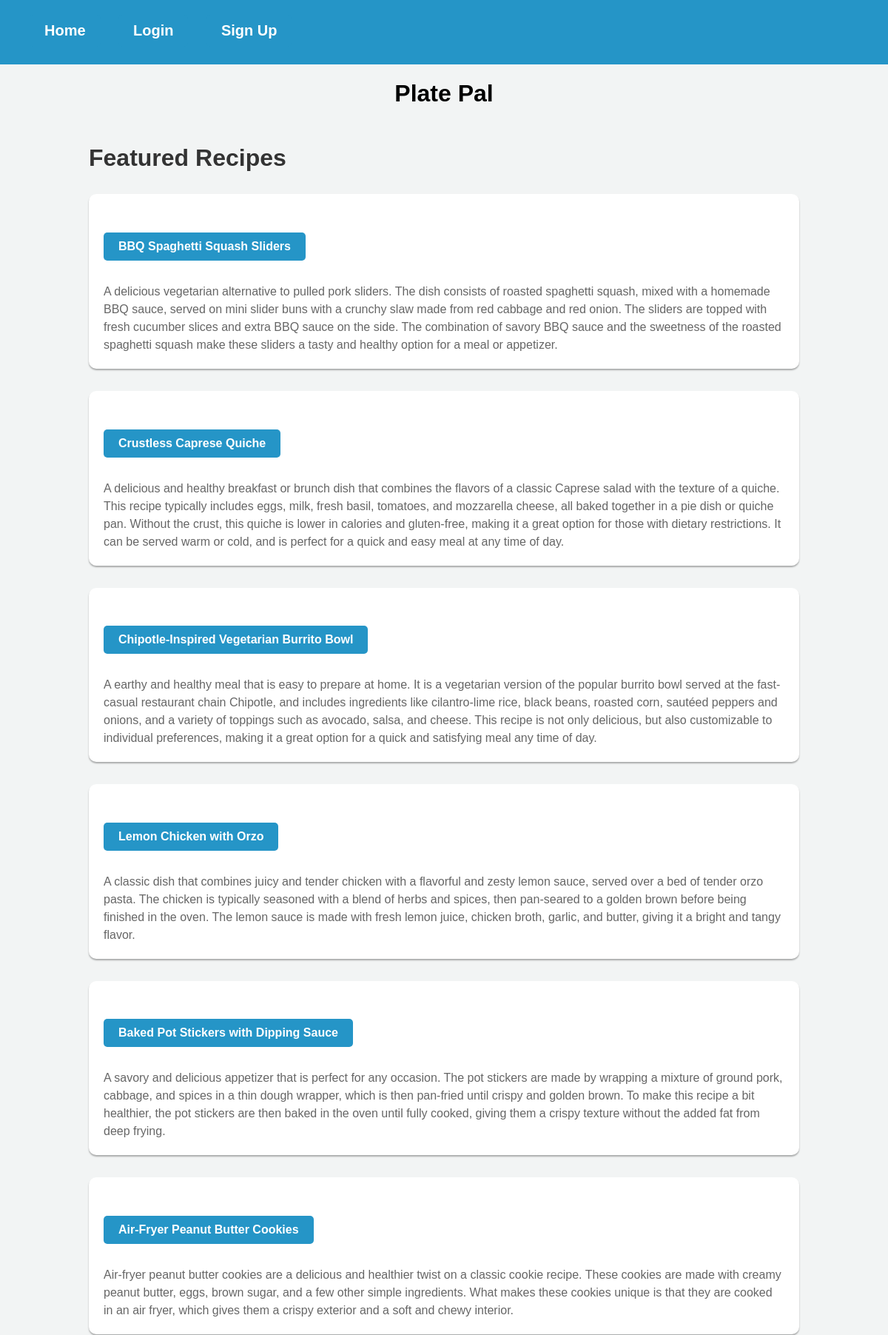
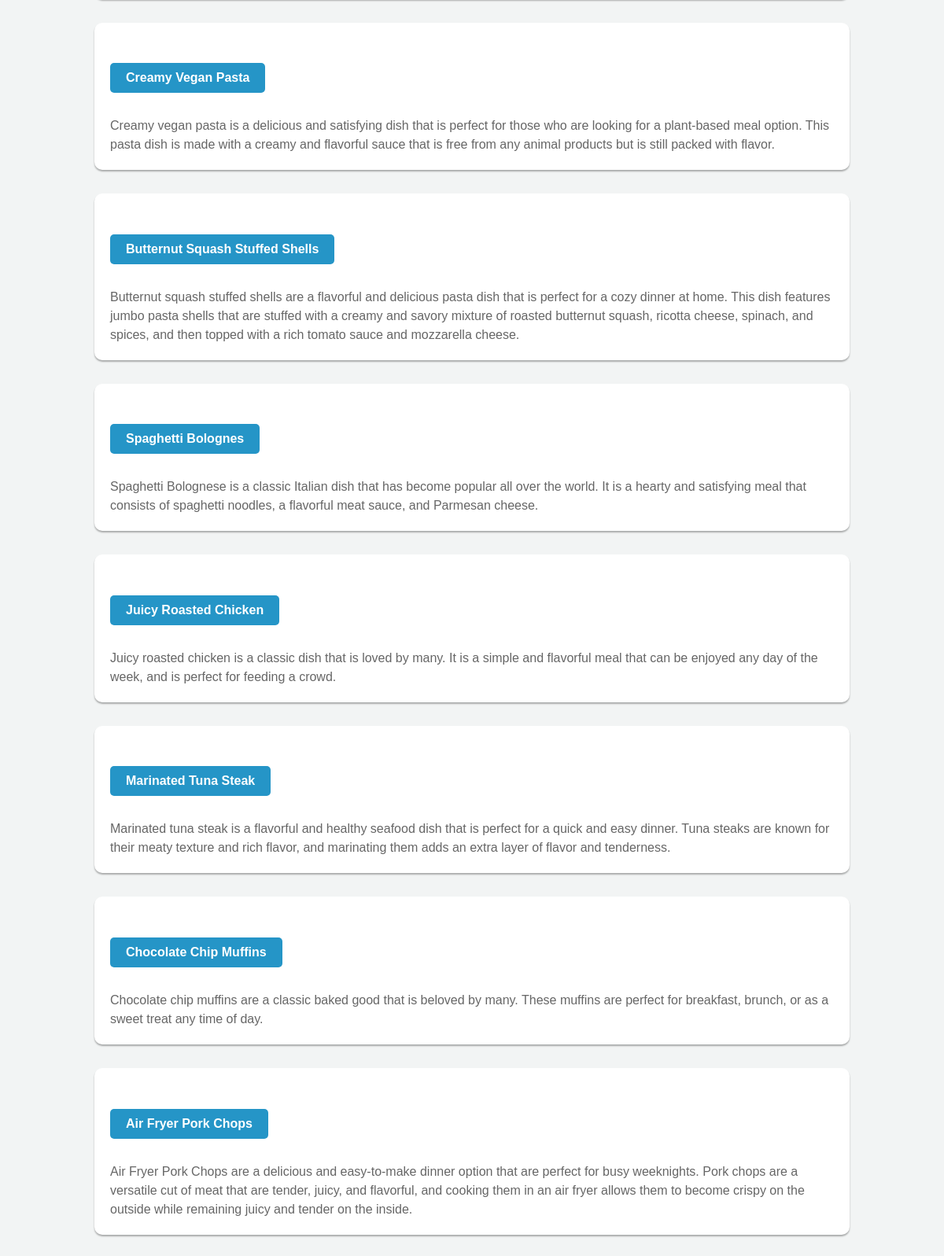
The page / (upper part) on the database its author committed (2 pictures, top to bottom).
### website/models.py (models this page shows)
class Recipe(db.Model):
    id = db.Column(db.Integer, primary_key=True)
    user_id = db.Column(db.Integer, db.ForeignKey('user.id'), nullable=False)
    title = db.Column(db.String(128), nullable=False)
    description = db.Column(db.String(512), nullable=False)
    servings = db.Column(db.Integer, nullable=False)
    prep_time = db.Column(db.Integer, nullable=False)
    cook_time = db.Column(db.Integer, nullable=False)
    ingredients = db.relationship('Ingredient', backref='recipe', lazy=True, cascade='all, delete')
    instructions = db.relationship('Instruction', backref='recipe', lazy=True, cascade='all, delete')
    tags = db.relationship('Tags', backref='recipe', lazy=True, cascade='all, delete')
    comments = db.relationship('Comments', backref='recipe', lazy=True, cascade='all, delete-orphan')
    likes = db.Column(db.Integer, default=0)

### website/views.py (the view)
@views.route('/', methods=['GET', 'POST'])
def home():
    recipes = Recipe.query.all()
    return render_template("home.html", user=current_user, recipes=recipes)

### website/templates/home.html (shortened to what this page needs)
{% extends "base.html" %}
{% block content %}
<link rel="stylesheet" type="text/css" href="{{ url_for('static', filename='home.css') }}">
<div>
    <h1 align="center">Plate Pal</h1>
</div>
<div class="recipes">
    <h2>Featured Recipes</h2>
    {% for recipe in recipes %}
        <div class="recipe">
            <h2><a href="{{ url_for('views.recipe', recipe_id=recipe.id) }}">{{ recipe.title }}</a></h2>
            <p>{{ recipe.description }}</p>
        </div>
    {% endfor %}
</div>
{% endblock %}

### website/static/home.css (style rules this page uses)
body { background-color: #F2F4F4; font-family: Arial, sans-serif; margin: 0; padding: 0; }
a { background-color: #2595C7; border-radius: 5px; color: white; display: inline-block; font-size: 16px; font-weight: bold; padding: 10px 20px; text-align: center; text-decoration: none; transition: background-color 0.3s ease-in-out; }
.recipes { margin: 50px auto; width: 80%; }
.recipes h2 { color: #333333; font-size: 32px; margin-bottom: 30px; }
.recipe { background-color: #FFFFFF; border-radius: 10px; box-shadow: 0px 2px 2px rgba(0, 0, 0, 0.3); margin-bottom: 30px; padding: 20px; }
.recipe p { color: #666666; font-size: 16px; line-height: 1.5; margin-bottom: 0; }

### rows shown on the page
Recipe: title "BBQ Spaghetti Squash Sliders", description "A delicious vegetarian alternative to pulled pork sliders. The dish consists of roasted spaghetti squash, mixed with a homemade BBQ sauce, served on mini slider buns with a crunchy slaw made from red cabbage and red onion. The sliders are topped with fresh cucumber slices and extra BBQ sauce on the side. The combination of savory BBQ sauce and the sweetness of the roasted spaghetti squash make these sliders a tasty and healthy option for a meal or appetizer."
Recipe: title "Crustless Caprese Quiche", description "A delicious and healthy breakfast or brunch dish that combines the flavors of a classic Caprese salad with the texture of a quiche. This recipe typically includes eggs, milk, fresh basil, tomatoes, and mozzarella cheese, all baked together in a pie dish or quiche pan. Without the crust, this quiche is lower in calories and gluten-free, making it a great option for those with dietary restrictions. It can be served warm or cold, and is perfect for a quick and easy meal at any time of day."
Recipe: title "Chipotle-Inspired Vegetarian Burrito Bowl", description "A earthy and healthy meal that is easy to prepare at home. It is a vegetarian version of the popular burrito bowl served at the fast-casual restaurant chain Chipotle, and includes ingredients like cilantro-lime rice, black beans, roasted corn, sautéed peppers and onions, and a variety of toppings such as avocado, salsa, and cheese. This recipe is not only delicious, but also customizable to individual preferences, making it a great option for a quick and satisfying meal any time of day."
Recipe: title "Lemon Chicken with Orzo", description "A classic dish that combines juicy and tender chicken with a flavorful and zesty lemon sauce, served over a bed of tender orzo pasta. The chicken is typically seasoned with a blend of herbs and spices, then pan-seared to a golden brown before being finished in the oven. The lemon sauce is made with fresh lemon juice, chicken broth, garlic, and butter, giving it a bright and tangy flavor."
Recipe: title "Baked Pot Stickers with Dipping Sauce", description "A savory and delicious appetizer that is perfect for any occasion. The pot stickers are made by wrapping a mixture of ground pork, cabbage, and spices in a thin dough wrapper, which is then pan-fried until crispy and golden brown. To make this recipe a bit healthier, the pot stickers are then baked in the oven until fully cooked, giving them a crispy texture without the added fat from deep frying."
Recipe: title "Air-Fryer Peanut Butter Cookies", description "Air-fryer peanut butter cookies are a delicious and healthier twist on a classic cookie recipe. These cookies are made with creamy peanut butter, eggs, brown sugar, and a few other simple ingredients. What makes these cookies unique is that they are cooked in an air fryer, which gives them a crispy exterior and a soft and chewy interior."
Recipe: title "Creamy Vegan Pasta", description "Creamy vegan pasta is a delicious and satisfying dish that is perfect for those who are looking for a plant-based meal option. This pasta dish is made with a creamy and flavorful sauce that is free from any animal products but is still packed with flavor."
Recipe: title "Butternut Squash Stuffed Shells", description "Butternut squash stuffed shells are a flavorful and delicious pasta dish that is perfect for a cozy dinner at home. This dish features jumbo pasta shells that are stuffed with a creamy and savory mixture of roasted butternut squash, ricotta cheese, spinach, and spices, and then topped with a rich tomato sauce and mozzarella cheese."
Recipe: title "Spaghetti Bolognes", description "Spaghetti Bolognese is a classic Italian dish that has become popular all over the world. It is a hearty and satisfying meal that consists of spaghetti noodles, a flavorful meat sauce, and Parmesan cheese."
Recipe: title "Juicy Roasted Chicken", description "Juicy roasted chicken is a classic dish that is loved by many. It is a simple and flavorful meal that can be enjoyed any day of the week, and is perfect for feeding a crowd."
Recipe: title "Marinated Tuna Steak", description "Marinated tuna steak is a flavorful and healthy seafood dish that is perfect for a quick and easy dinner. Tuna steaks are known for their meaty texture and rich flavor, and marinating them adds an extra layer of flavor and tenderness."
Recipe: title "Chocolate Chip Muffins", description "Chocolate chip muffins are a classic baked good that is beloved by many. These muffins are perfect for breakfast, brunch, or as a sweet treat any time of day."
Recipe: title "Air Fryer Pork Chops", description "Air Fryer Pork Chops are a delicious and easy-to-make dinner option that are perfect for busy weeknights. Pork chops are a versatile cut of meat that are tender, juicy, and flavorful, and cooking them in an air fryer allows them to become crispy on the outside while remaining juicy and tender on the inside."
